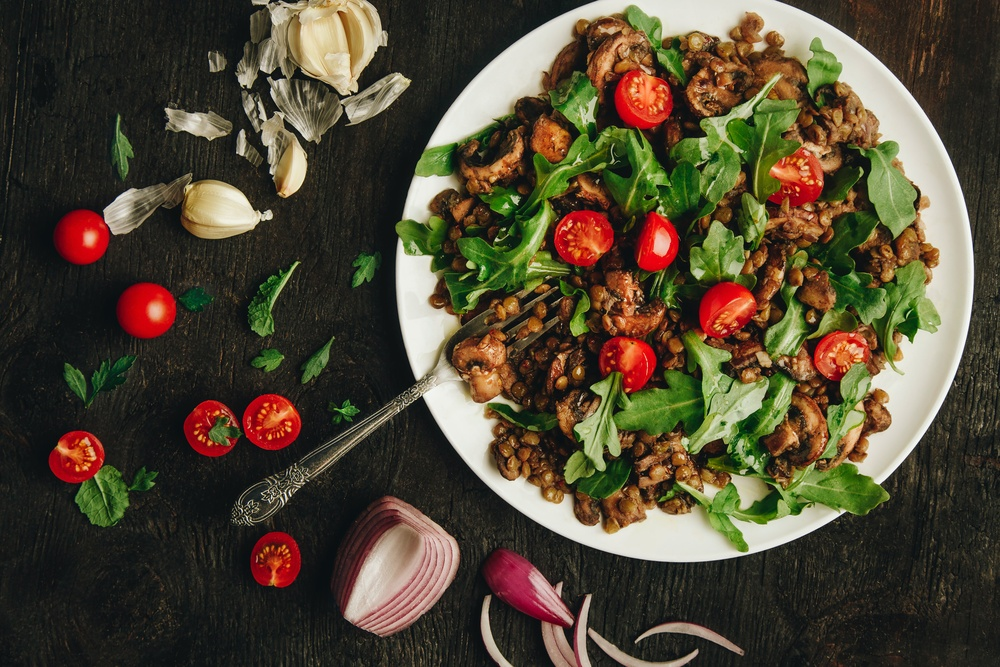
%> input picture images/ChickenSalad.jpg, 1000 x 667 px, shrunk from 5254 x 3503 before the run
$ octave TestingFunctions.m   (GNU Octave 9; MATLAB toolbox functions it lacks are replaced by stand-ins)
%> lines starting %> are read from the running program, lines starting %| are printed output that depends on the picture; in (x1, y1, x2, y2) boxes, pixels count from 0 and x2, y2 are one past the last pixel; in counts of white or black regions, pixels touching at a corner belong together; the program's own positions count from 1
### Green.m
function [BW,maskedRGBImage] = createMask(RGB)
%createMask  Threshold RGB image using auto-generated code from colorThresholder app.
%  [BW,MASKEDRGBIMAGE] = createMask(RGB) thresholds image RGB using
%  auto-generated code from the colorThresholder app. The colorspace and
%  range for each channel of the colorspace were set within the app. The
%  segmentation mask is returned in BW, and a composite of the mask and
%  original RGB images is returned in maskedRGBImage.

% Auto-generated by colorThresholder app on 13-Apr-2021
%------------------------------------------------------


% Convert RGB image to chosen color space
I = RGB;

% Define thresholds for channel 1 based on histogram settings
channel1Min = 0.000;
channel1Max = 255.000;

% Define thresholds for channel 2 based on histogram settings
channel2Min = 0.000;
channel2Max = 255.000;

% Define thresholds for channel 3 based on histogram settings
channel3Min = 0.000;
channel3Max = 255.000;

% Create mask based on chosen histogram thresholds
sliderBW = (I(:,:,1) >= channel1Min ) & (I(:,:,1) <= channel1Max) & ...
    (I(:,:,2) >= channel2Min ) & (I(:,:,2) <= channel2Max) & ...
    (I(:,:,3) >= channel3Min ) & (I(:,:,3) <= channel3Max);

% Create mask based on selected regions of interest on point cloud projection
I = double(I);
[m,n,~] = size(I);
polyBW = false([m,n]);
I = reshape(I,[m*n 3]);

% Project 3D data into 2D projected view from current camera view point within app
J = rotateColorSpace(I);

% Apply polygons drawn on point cloud in app
polyBW = applyPolygons(J,polyBW);

% Combine both masks
BW = sliderBW & polyBW;

% Initialize output masked image based on input image.
maskedRGBImage = RGB;

% Set background pixels where BW is false to zero.
maskedRGBImage(repmat(~BW,[1 1 3])) = 0;

end

function J = rotateColorSpace(I)

% Translate the data to the mean of the current image within app
shiftVec = [80.175529 70.697044 51.962807];
I = I - shiftVec;
I = [I ones(size(I,1),1)]';

% Apply transformation matrix
tMat = [-0.000729 0.002623 0.000000 -0.355993;
    0.002590 0.000648 0.000863 -0.747436;
    -0.000969 -0.000242 0.002306 8.406071;
    0.000000 0.000000 0.000000 1.000000];

J = (tMat*I)';
end

function polyBW = applyPolygons(J,polyBW)

% Define each manually generated ROI
hPoints(1).data = [-0.010704 -0.276535;
    -0.228095 -0.618140;
    -0.302866 -0.944036;
    -0.254437 -1.069797;
    0.015294 -0.829606];

% Iteratively apply each ROI
for ii = 1:length(hPoints)
    if size(hPoints(ii).data,1) > 2
        in = inpolygon(J(:,1),J(:,2),hPoints(ii).data(:,1),hPoints(ii).data(:,2));
        in = reshape(in,size(polyBW));
        polyBW = polyBW | in;
    end
end

end

### Red.m
function [BW,maskedRGBImage] = createMask(RGB)
%createMask  Threshold RGB image using auto-generated code from colorThresholder app.
%  [BW,MASKEDRGBIMAGE] = createMask(RGB) thresholds image RGB using
%  auto-generated code from the colorThresholder app. The colorspace and
%  range for each channel of the colorspace were set within the app. The
%  segmentation mask is returned in BW, and a composite of the mask and
%  original RGB images is returned in maskedRGBImage.

% Auto-generated by colorThresholder app on 13-Apr-2021
%------------------------------------------------------


% Convert RGB image to chosen color space
I = RGB;

% Define thresholds for channel 1 based on histogram settings
channel1Min = 0.000;
channel1Max = 255.000;

% Define thresholds for channel 2 based on histogram settings
channel2Min = 0.000;
channel2Max = 255.000;

% Define thresholds for channel 3 based on histogram settings
channel3Min = 0.000;
channel3Max = 255.000;

% Create mask based on chosen histogram thresholds
sliderBW = (I(:,:,1) >= channel1Min ) & (I(:,:,1) <= channel1Max) & ...
    (I(:,:,2) >= channel2Min ) & (I(:,:,2) <= channel2Max) & ...
    (I(:,:,3) >= channel3Min ) & (I(:,:,3) <= channel3Max);

% Create mask based on selected regions of interest on point cloud projection
I = double(I);
[m,n,~] = size(I);
polyBW = false([m,n]);
I = reshape(I,[m*n 3]);

% Project 3D data into 2D projected view from current camera view point within app
J = rotateColorSpace(I);

% Apply polygons drawn on point cloud in app
polyBW = applyPolygons(J,polyBW);

% Combine both masks
BW = sliderBW & polyBW;

% Initialize output masked image based on input image.
maskedRGBImage = RGB;

% Set background pixels where BW is false to zero.
maskedRGBImage(repmat(~BW,[1 1 3])) = 0;

end

function J = rotateColorSpace(I)

% Translate the data to the mean of the current image within app
shiftVec = [202.167533 18.799573 12.398306];
I = I - shiftVec;
I = [I ones(size(I,1),1)]';

% Apply transformation matrix
tMat = [0.003771 0.001707 0.000000 -0.679120;
    -0.001654 0.002473 0.002045 -0.458876;
    -0.001253 0.001873 -0.002701 8.939948;
    0.000000 0.000000 0.000000 1.000000];

J = (tMat*I)';
end

function polyBW = applyPolygons(J,polyBW)

% Define each manually generated ROI
hPoints(1).data = [-0.639751 -0.233076;
    -0.945957 -0.400927;
    -0.523830 -0.664693;
    -0.486648 -0.472863];

% Iteratively apply each ROI
for ii = 1:length(hPoints)
    if size(hPoints(ii).data,1) > 2
        in = inpolygon(J(:,1),J(:,2),hPoints(ii).data(:,1),hPoints(ii).data(:,2));
        in = reshape(in,size(polyBW));
        polyBW = polyBW | in;
    end
end

end

### TestingFunctions.m
%%This matlab script will be used for experimenting with food
%%classification functions

image = imread('images/ChickenSalad.jpg');
%> image is the input picture: size 667x1000x3 uint8; mean R, G, B 80.2, 70.7, 51.9

green = Green(image);
%> in createMask, `sliderBW = (I(:,:,1) >= channel1Min ) & (I(:,:,1) <= channel1Max) & (I..`: sliderBW: size 667x1000 logical; every value is 1
%> the loop in applyPolygons, `for ii = 1:length(hPoints)` made 1 pass
%> pass 1, in applyPolygons, `in = reshape(in,size(polyBW));`:
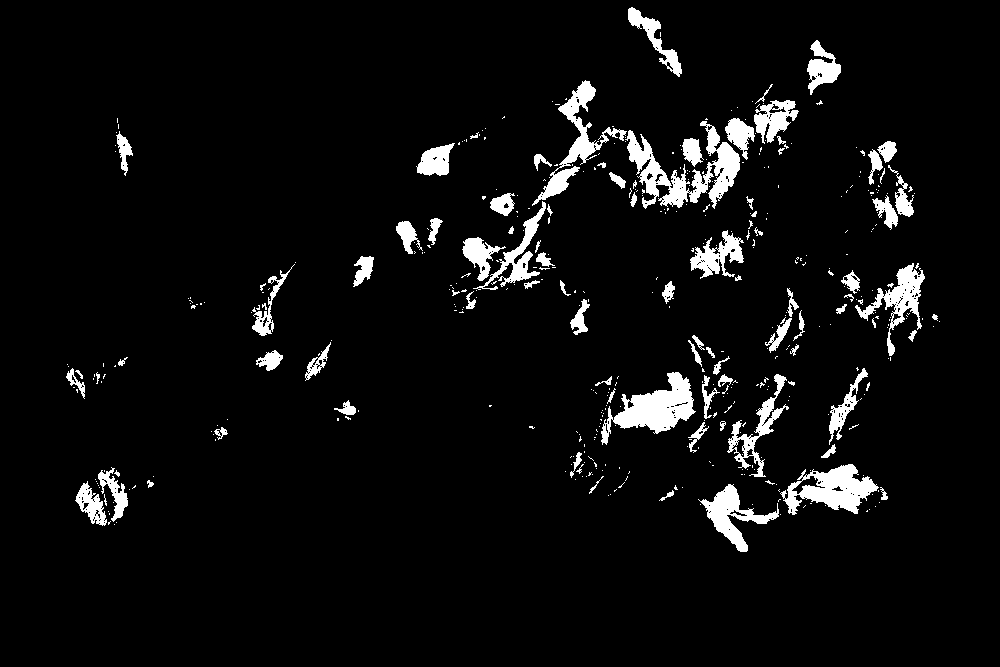
%> in: size 667x1000 logical; 5.3% white; 449 white regions (359 under 20 px), largest, box (x1, y1, x2, y2) and area: (625, 121, 740, 209) 3595, (601, 372, 696, 445) 2898, (780, 464, 879, 515) 2510
%> in createMask, `maskedRGBImage(repmat(~BW,[1 1 3])) = 0;`:
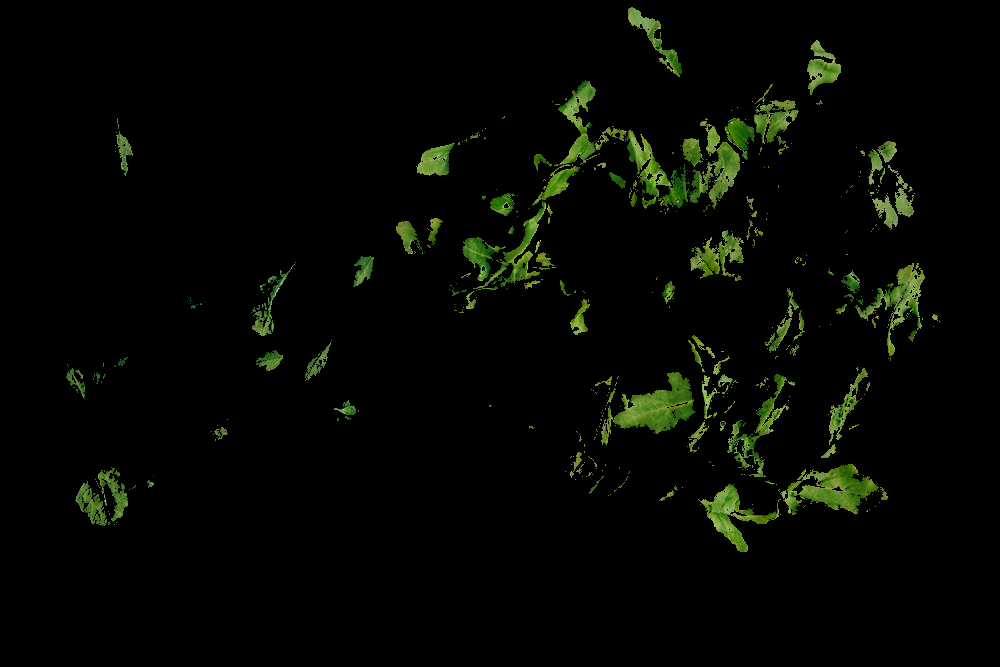
%> maskedRGBImage: size 667x1000x3 uint8; mean R, G, B 4.8, 6.9, 2.3
red = Red(image);
%> the loop in applyPolygons, `for ii = 1:length(hPoints)` made 1 pass
%> pass 1, in applyPolygons, `in = reshape(in,size(polyBW));`:
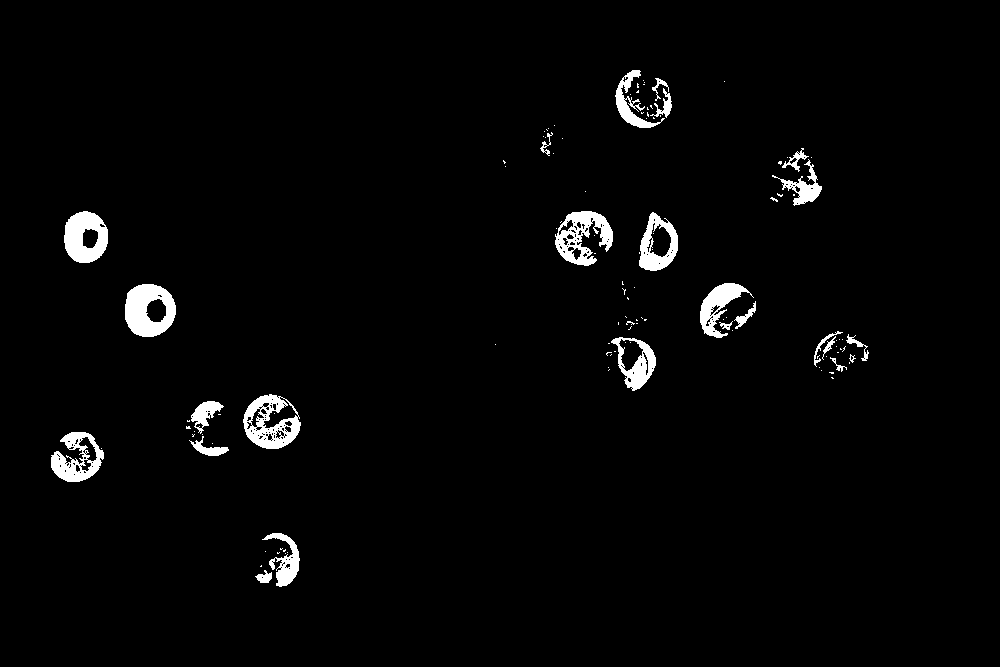
%> in: size 667x1000 logical; 2.4% white; 117 white regions (92 under 20 px), largest, box (x1, y1, x2, y2) and area: (125, 284, 176, 337) 1841, (243, 394, 301, 449) 1681, (555, 211, 613, 266) 1630
%> in createMask, `maskedRGBImage(repmat(~BW,[1 1 3])) = 0;`:
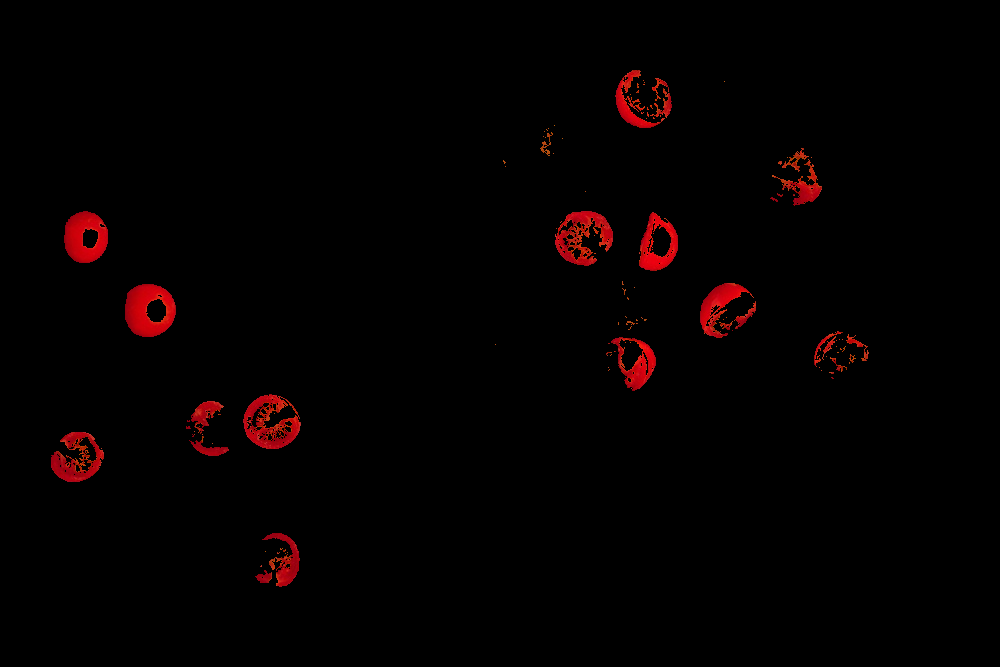
%> maskedRGBImage: size 667x1000x3 uint8; mean R, G, B 4.6, 0.4, 0.4

imshow(red)

$ run again, with images/MoreVaried.jpg copied over images/ChickenSalad.jpg
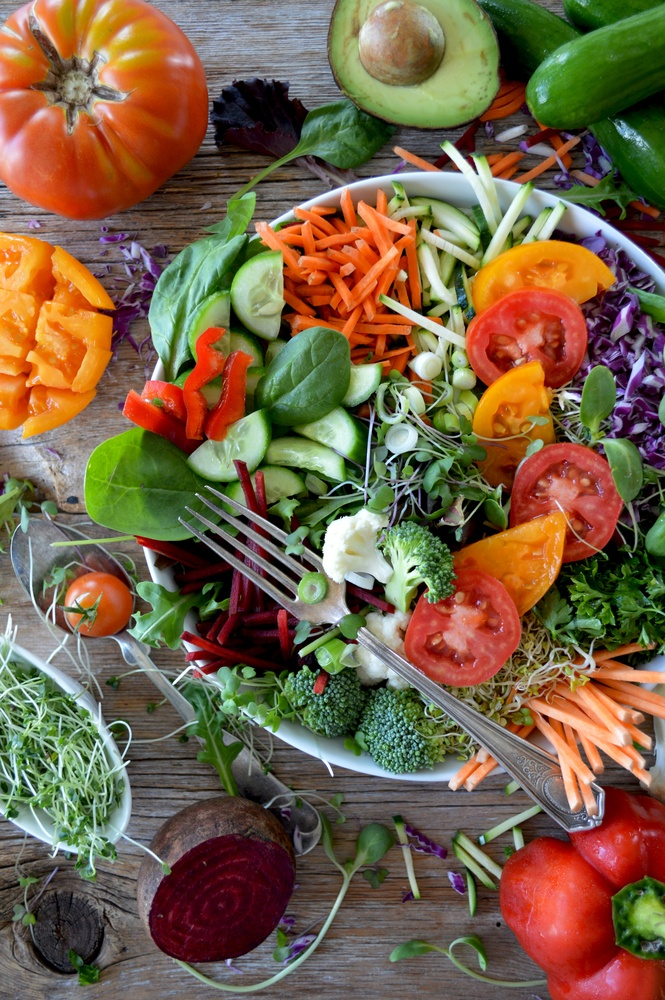
%> input picture images/MoreVaried.jpg, 665 x 1000 px, shrunk from 4000 x 6016 before the run
%> image is the input picture: size 1000x665x3 uint8; mean R, G, B 119.2, 98.1, 71
%> sliderBW: size 1000x665 logical; every value is 1
%> the loop in applyPolygons, `for ii = 1:length(hPoints)` made 1 pass
%> pass 1, in applyPolygons, `in = reshape(in,size(polyBW));`:
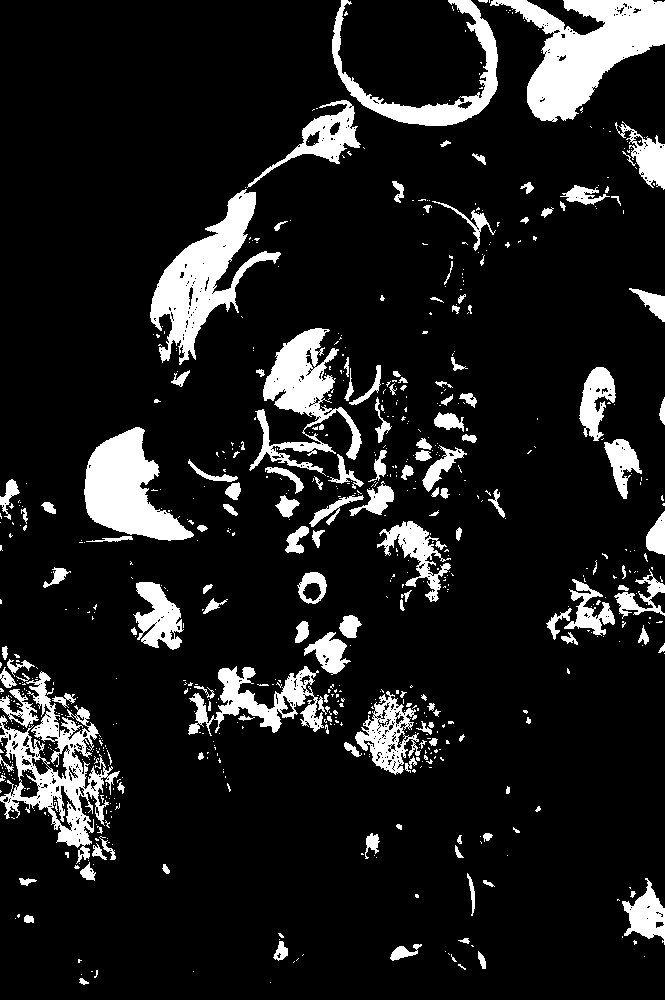
%> in: size 1000x665 logical; 12% white; 729 white regions (575 under 20 px), largest, box (x1, y1, x2, y2) and area: (490, 0, 665, 122) 10097, (150, 189, 281, 365) 7701, (0, 671, 120, 864) 6962
%> in createMask, `maskedRGBImage(repmat(~BW,[1 1 3])) = 0;`:
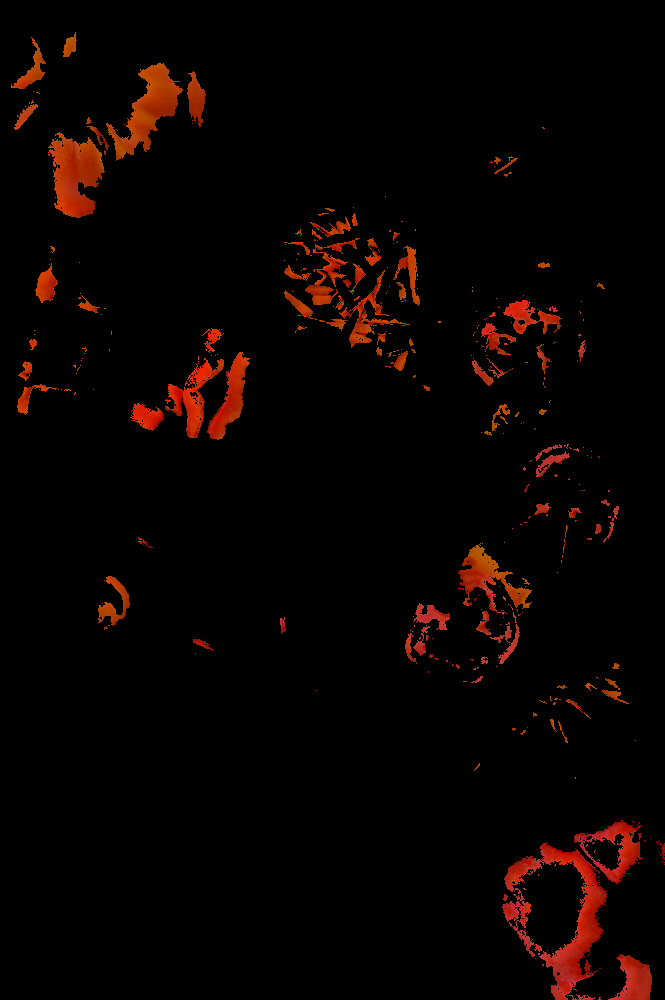
%> maskedRGBImage: size 1000x665x3 uint8; mean R, G, B 9, 2.4, 0.6
